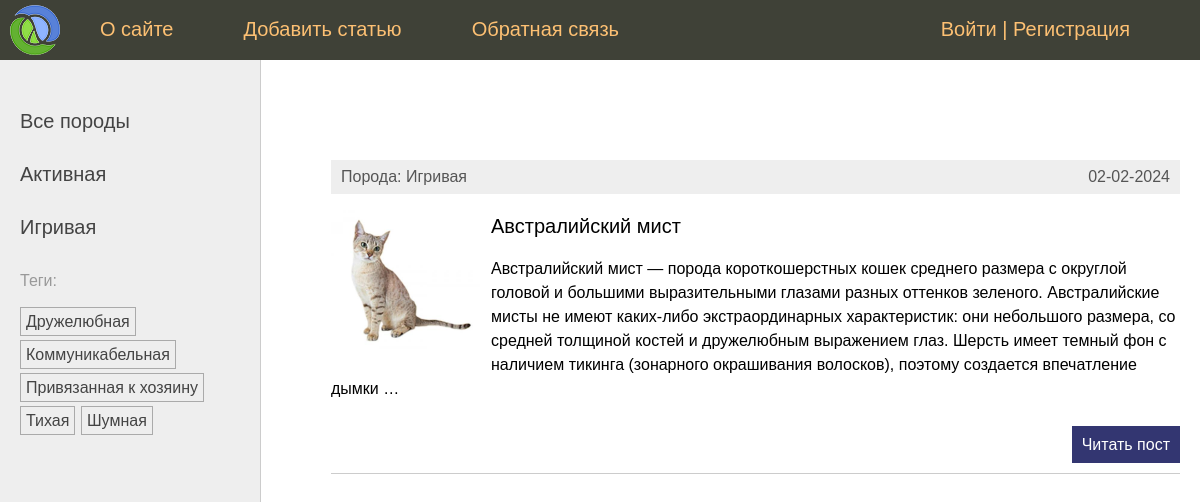
Before: /tag/druzheljubnaja/ with the older database file.
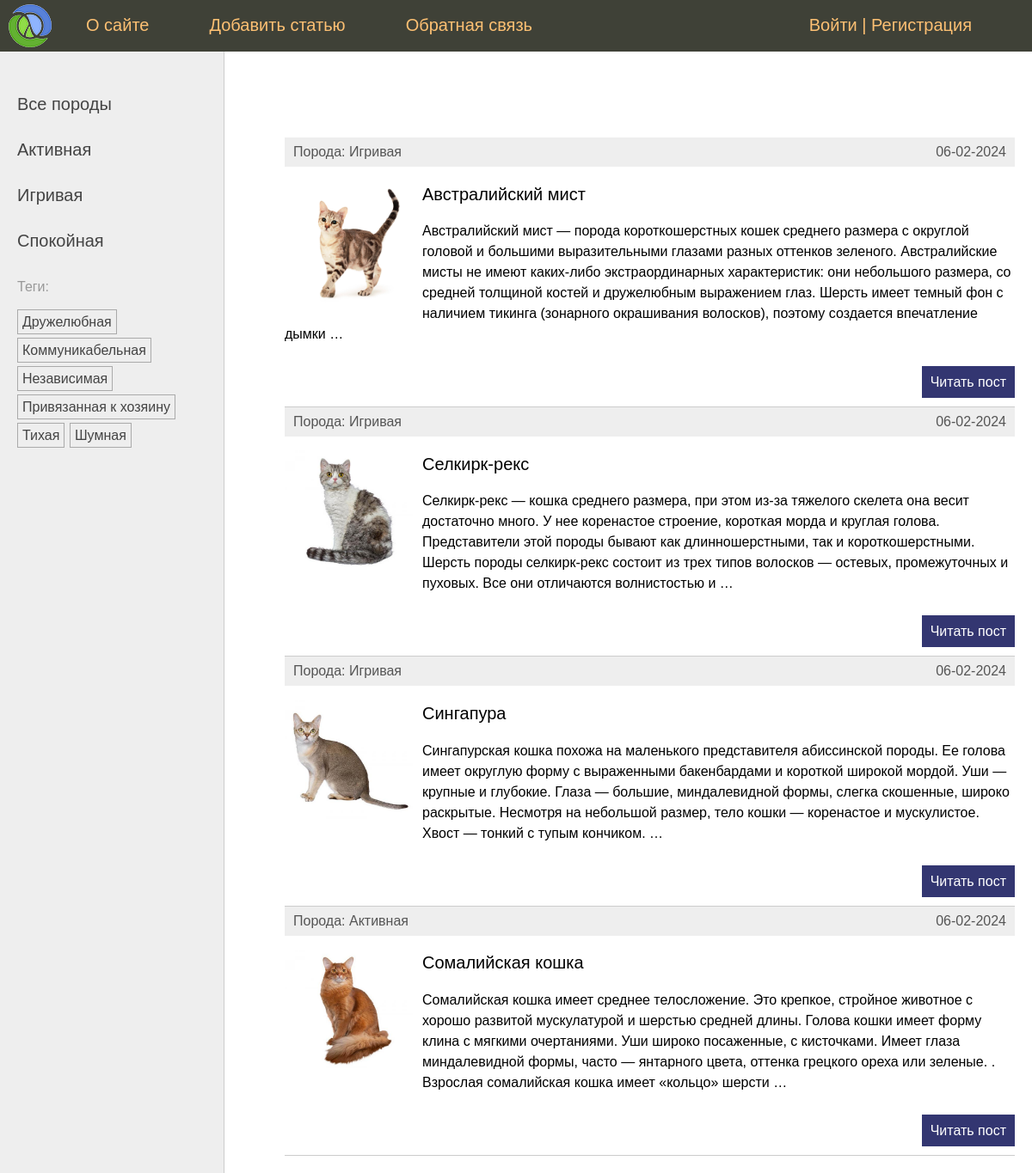
After: the same page with the newer database file.
### cats/models.py (models this page shows, shortened)
class Species(models.Model):
    name = models.CharField(
        max_length=100,
        db_index=True,
        verbose_name="Породы"
        )
    slug = models.SlugField(
        max_length=255,
        unique=True,
        db_index=True
        )
    class Meta:
        verbose_name = "Порода"
        verbose_name_plural = "Породы"
    def get_absolute_url(self):
        return reverse("species", kwargs={"spec_slug": self.slug})

class TagPost(models.Model):
    tag = models.CharField(
        max_length=100,
        db_index=True,
        )
    slug = models.SlugField(
        max_length=255,
        unique=True,
        )
    def get_absolute_url(self):
        return reverse("tag", kwargs={"tag_slug": self.slug})

class Cat(models.Model):
    class Status(models.IntegerChoices):
        DRAFT = 0, "Черновик"
        PUBLISHED = 1, "Опубликовано"
    title = models.CharField(
        max_length=255,
        verbose_name="Заголовок",
        )
    slug = models.SlugField(
        max_length=100,
        unique=True,
        db_index=True,
        verbose_name="Slug",
        blank=True
        )
    photo = models.ImageField(
        upload_to="photos/%Y/%m/%d",
        default=None,
        blank=True,
        null=True,
        verbose_name="Фото")
    content = models.TextField(
        blank=True,
        verbose_name="Текст статьи",
        )
    time_create = models.DateTimeField(
        auto_now_add=True,
        verbose_name="Время создания",
        )
    time_update = models.DateTimeField(
        auto_now=True,
        verbose_name="Время изменения",
        )
    is_published = models.IntegerField(
        choices=Status.choices,
        default=Status.PUBLISHED,
        verbose_name="Статус",
        )
    spec = models.ForeignKey(
        "Species",
        on_delete=models.PROTECT,
        related_name="posts",
        verbose_name="Породы",
        )
    tags = models.ManyToManyField(
        "TagPost",
        blank=True,
        related_name="tags",
        verbose_name="Теги",
        )
    owner = models.OneToOneField(
        "Owner",
        on_delete=models.SET_NULL,
        null=True,
        blank=True,
        verbose_name="Хозяин",
        )
    objects = models.Manager()
    published = PublishedManager()
    class Meta:
        verbose_name = "Котик"
        verbose_name_plural = "Котики"
        ordering = ["title", ]
        indexes = [
            models.Index(fields=["title"]),  # Ускоряет поиск по полю, но увеличивает объем данных
        ] # неявный порядок сортировки
    def get_absolute_url(self):
        return reverse('post', kwargs={"post_slug": self.slug})

### cats/views.py (the view)
# urls.py: path("tag/<slug:tag_slug>/", views.TagPostList.as_view(), name='tag'),
class TagPostList(DataMixin, ListView):
    template_name = "cats/index.html"
    context_object_name = "posts"
    allow_empty = False
    def get_context_data(self, *, object_list=None, **kwargs):
        context = super().get_context_data(**kwargs)
        tag = TagPost.objects.get(slug=self.kwargs["tag_slug"])
        return self.get_mixin_context(
            context=context,
            title=f"Тег - {tag.tag}",
        )
    def get_queryset(self):
        return Cat.published.filter(tags__slug=self.kwargs["tag_slug"])

### cats/models.py (called while the page is built)
    def get_queryset(self):
        return super().get_queryset().filter(is_published=Cat.Status.PUBLISHED)

### cats/templatetags/cat_tags.py (called while the page is built)
@register.inclusion_tag("cats/list_categories.html")
def show_categories(spec_selected=0):
    specs = Species.objects.annotate(total=Count("posts")).filter(posts__is_published=True).filter(total__gt=0)
    return {"specs": specs, "spec_selected": spec_selected}

@register.inclusion_tag("cats/list_tags.html")
def show_all_tags():
    return {"tags": TagPost.objects.annotate(total=Count("tags")).filter(total__gt=0)}

### cats/utils.py (called while the page is built)
    def get_mixin_context(self, context, select=None, **kwargs):
        context["spec_selected"] = select
        context.update(kwargs)
        return context

### users/context_processors.py (called while the page is built)
def get_cat_context(requset):
    return {"mainmenu": menu}

### cats/templates/cats/index.html (shortened to what this page needs)
{% extends 'base.html' %}
{% block content %}
<ul class="list-articles">
	{% for p in posts %}
	<li><div class="article-panel">
		<p class="first">Порода: {{p.spec.name}}</p>
		<p class="last">{{p.time_update|date:"d-m-Y"}}</p>
		</div>
		{% if p.photo %}
			<p><img class="img-article-left thumb" src={{p.photo.url}}></p>
		{% endif %}
					<h2>{{p.title}}</h2>
	{% autoescape off %}
	{{p.content|linebreaks|truncatewords:50}}
	{% endautoescape %}
			<p class="link-read-post"><a href="{{ p.get_absolute_url }}">Читать пост</a></p>
			</li>
	{% endfor %}
</ul>
{% endblock %}

### templates/base.html (shortened to what this page needs)
{% load static %}
{% load cat_tags %}
<!DOCTYPE html>
<html>
<head>
	<link type="text/css" href="{% static 'cats/css/styles.css' %}" rel="stylesheet" />
</head>
<body>
<table class="table-page" border=0 cellpadding="0" cellspacing="0">
<tr><td valign=top>
{% block mainmenu %}
		<div class="header">
			<ul id="mainmenu" class="mainmenu">
			<li class="logo"><a href="{% url 'home' %}"><div class="logo"></div></a></li>
{% for m in mainmenu %}
	<li><a href="{% url m.url_name %}">{{m.title}}</a></li>
{% endfor %}
{% if user.is_authenticated %}
	<li class="last">{{ user.username }} | <a href="{% url "users:logout" %}">Выйти</a></li>
{% else %}
    <li class="last"><a href="{% url "users:login" %}">Войти</a> | <a href="#">Регистрация</a></li>
{% endif %}
			</ul>
		</div>
{% endblock mainmenu %}
<table class="table-content" border=0 cellpadding="0" cellspacing="0">
<tr>
	<td valign="top" class="left-chapters">
	<ul id="leftchapters">
		{% if spec_selected == 0 %}
			<li class="selected">Все породы</li>
		{% else %}
			<li><a href="{% url 'home' %}">Все породы</a></li>
		{% endif %}
		{% show_categories spec_selected%}
		<li>{% show_all_tags %}</li>
	</ul>
</td>
<td valign="top" class="content">
	<div class="content-text">
{% block content %}
{% endblock %}
	</div>
</td></tr></table>
</td></tr>
</table>
</body>
</html>

### cats/templates/cats/list_categories.html
{% for spec in specs%}
    {% if spec.pk == spec_selected %}
        <li class="selected">{{ spec.name }}</li>
    {% else %}
        <li><a href="{{ spec.get_absolute_url }}">{{ spec.name }}</a></li>
    {% endif %}
{% endfor %}

### cats/templates/cats/list_tags.html
{% if tags %}
    <p>Теги:</p>
    <ul class="tags-list">
        {% for t in tags %}
            <li><a href="{{t.get_absolute_url}}">{{t.tag}}</a></li>
        {% endfor %}
    </ul>
{% endif %}

### cats/static/cats/css/styles.css (style rules this page uses)
html, body { font-family: 'Arial'; margin: 0; padding: 0; height: 100%; width: 100%; color: #444; }
a { color: #0059b2; text-decoration: none; }
img { max-width: 600px; height: auto; }
img.img-article-left { max-width: 300px; height: auto; float: left; padding: 0 10px 10px 0; }
img.img-article-left.thumb { max-width: 150px; height: auto; }
p.link-read-post { text-align: right; }
p.link-read-post a { padding: 10px; min-width: 100px; background: #333671; color: #fff; text-decoration: none; }
div.article-panel { background: #eee; padding: 5px 10px 5px 10px; box-sizing: border-box; overflow: hidden; color: #555; }
div.article-panel p.first { margin: 0; float: left; }
div.article-panel p.last { margin: 0; float: right; }
ul.list-articles { list-style: none; margin: 0; padding: 0; }
ul.list-articles li { border-bottom: 1px solid #ccc; }
.table-page { width: 100%; height: 100%; vertical-align: top; }
.table-page tr { height: 100%; }
.header { background: #3F4137; height: 60px; }
.logo { background: url('../images/logo.png') no-repeat 10px 5px; width: 70px; height: 60px; }
ul.mainmenu { list-style: none; margin: 0; padding: 0; height: 60px; color: #fdc073; font-size: 20px; overflow: hidden; }
ul.mainmenu li { float: left; margin: 18px 40px 0 30px; }
ul.mainmenu li.logo { margin: 0; }
ul.mainmenu li.last { float: right; }
ul.mainmenu li a { color: #fdc073; text-decoration: none; }
.table-content { width: 100%; min-height: 100%; height: 100%; }
.left-chapters { margin: 0; background: #eee; border-right: 1px solid #ccc; }
.left-chapters ul { width: 230px; margin: 0; padding: 20px 10px 10px 20px; list-style: none; font-size: 20px; }
.left-chapters ul li { margin: 30px 0 0 0; color: #999; }
.left-chapters ul li a { color: #444; text-decoration: none; }
ul.tags-list { width: 100%; margin: 0; padding: 0; list-style: none; }
ul.tags-list li { margin: 0; padding: 0 0 10px; display: inline-block; }
ul.tags-list li a { padding: 5px; font-size: 16px; border: 1px solid #aaa; }
.content { padding: 40px 20px 20px 40px; width: 100%; box-sizing: border-box; }
.content-text { margin: 60px 0 0 30px; color: #000; font-size: 20px; font-family: Yandex Sans Display Light; }
h2 { font-family: Verdana, sans-serif; font-size: 20px; font-weight: normal; line-height: 1.5; }
p { font-family: Verdana, sans-serif; font-size: 16px; line-height: 1.5; }
ul.mainmenu li.last { float: right; margin-right: 70px; }

Changed rows visible on the page:
added Species: name "Спокойная"
added TagPost: tag "Независимая"
changed Cat "Австралийский мист": time_update "02-02-2024" → "06-02-2024"; photo: a different picture
added Cat: spec.name "Игривая", time_update "06-02-2024", photo (picture), title "Селкирк-рекс", content "Селкирк-рекс — кошка среднего размера, при этом из-за тяжелого скелета она весит достаточно много. У нее коренастое строение, короткая морда и круглая голова. Представители этой породы бывают как длинношерстными, так и короткошерстными. Шерсть породы селкирк-рекс состоит из трех типов волосков — остевых, промежуточных и пуховых. Все они отличаются волнистостью и …"
added Cat: spec.name "Игривая", time_update "06-02-2024", photo (picture), title "Сингапура", content "Сингапурская кошка похожа на маленького представителя абиссинской породы. Ее голова имеет округлую форму с выраженными бакенбардами и короткой широкой мордой. Уши — крупные и глубокие. Глаза — большие, миндалевидной формы, слегка скошенные, широко раскрытые. Несмотря на небольшой размер, тело кошки — коренастое и мускулистое. Хвост — тонкий с тупым кончиком. …"
added Cat: spec.name "Активная", time_update "06-02-2024", photo (picture), title "Сомалийская кошка", content "Сомалийская кошка имеет среднее телосложение. Это крепкое, стройное животное с хорошо развитой мускулатурой и шерстью средней длины. Голова кошки имеет форму клина с мягкими очертаниями. Уши широко посаженные, с кисточками. Имеет глаза миндалевидной формы, часто — янтарного цвета, оттенка грецкого ореха или зеленые. . Взрослая сомалийская кошка имеет «кольцо» шерсти …"
